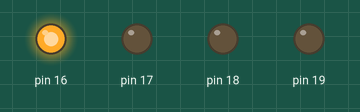
This sketch was run on a simulated Arduino Uno, built with avr-gcc and run on an emulated ATmega328P. On the bench: output pins drawn as LEDs (lit = HIGH).

Above: at 0.05 s.
At 0.55 s:
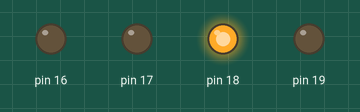
At 1.45 s:
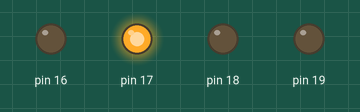
At 2.8 s:
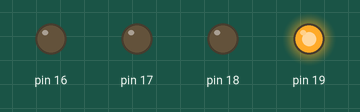
Timing chart, 0 to 3.1 s (numbered marks = the images above):
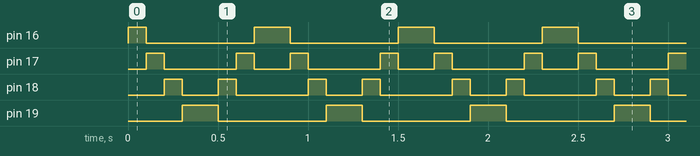

Measured:
- by itself, pin 16: repeats every 0.80 s: LOW 0.60 s, HIGH 0.20 s
- by itself, pin 17: repeats every 0.80 s: LOW 0.40 s, HIGH 0.10 s, LOW 0.20 s, HIGH 0.10 s
- by itself, pin 18: repeats every 0.80 s: LOW 0.20 s, HIGH 0.10 s, LOW 0.40 s, HIGH 0.10 s
- by itself, pin 19: alternates HIGH for 0.20 s and LOW for 0.60 s

The sketch:

tema9_4.ino
```cpp
int pin;

void setup() {
  for (pin = 16; pin <= 19; pin=pin+1) {
    pinMode(pin, OUTPUT);
  }

}
void loop() {
  for (pin = 16; pin <= 19; pin=pin+1) {
    digitalWrite(pin, HIGH);
    delay(100);
    digitalWrite(pin, LOW);
  }

  for (pin = 19; pin >= 16; pin=pin-1) {
    digitalWrite(pin, HIGH);
    delay(100);
    digitalWrite(pin, LOW);
  }
}
```
